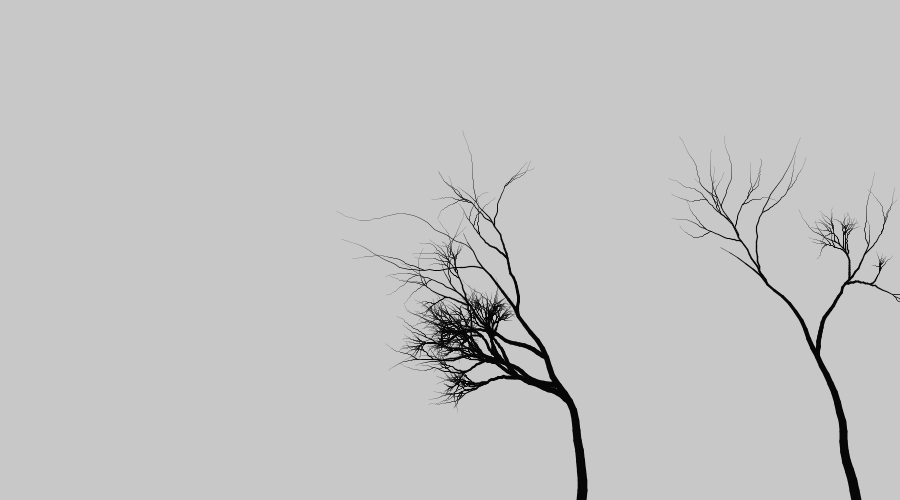
Frame 1 (no input)
Frame 60 (the mouse pressed at the canvas centre just before this capture): identical to frame 1, image omitted
Frame 120 (the mouse held since frame 60 and released just before this capture): identical to frame 1, image omitted

The Processing sketch that drew this single still picture (run headless with seeded random() and noise(); from frame 60 on, the mouse is pressed at the canvas centre):

// Processing sketch: trees01
// ── trees01.pde
int width = 900;
int height = 500;

boolean addSnow = false;
boolean addBlur = false;
float maxSnowTheta = HALF_PI*4/5;
 
int nTrees = 2;
tree[] trees;
color backgroundCol = color(200);
//color treeColor = color(0,255,0);
 
//initial tree properties.
float branchWidthInit;
float totalBranchLengthInit;
int nBranchDivisionsInit;
float percentBranchlessInit;
float branchSizeFractionInit;
float dThetaGrowMaxInit;
float dThetaSplitMaxInit; 
float oddsOfBranchingInit;
 
 
void setup(){
  smooth();
  size(900, 500);
  background(backgroundCol);
  noFill();
  initializeTreeValues();
  newTrees();
}
 
void draw(){}
 
void initializeTreeValues(){
  branchWidthInit = 10;
  totalBranchLengthInit = 300;
  nBranchDivisionsInit = 30;
  percentBranchlessInit = .3;
  branchSizeFractionInit = .5;
  dThetaGrowMaxInit = PI/15;
  dThetaSplitMaxInit = PI/6; 
  oddsOfBranchingInit = .3;
}
 
void newTrees(){
/* tree(x, y, theta, branchWidth0,
       totalBranchLength, nBranchDivisions, 
       percentBranchless, branchSizeFraction, 
       dThetaGrowMax, dThetaSplitMax,
       oddsOfBranching, color)
*/
 
//  background(backgroundCol);
//  noFill();
  trees = new tree[nTrees];
  for(int i=0; i<nTrees; i++)
    trees[i] = new tree(random(width), height, -HALF_PI, branchWidthInit,
                   totalBranchLengthInit, nBranchDivisionsInit, 
                   percentBranchlessInit, branchSizeFractionInit, 
                   dThetaGrowMaxInit, dThetaSplitMaxInit,
                   oddsOfBranchingInit, color(random(0,30)));
                   
  for(int i=0; i<nTrees; i++)
    trees[i].draw();
    
  if(addBlur)
    filter(BLUR,1);
}
 
 
 
void blankScreen(){
  fill(backgroundCol);
  noStroke();
  rect(0,0,width,height);
}
 
void fadeScreen(){
  fill(backgroundCol,50);
  noStroke();
  rect(0,0,width,height);
}
 
 
int randomSign(){ //returns +1 or -1
  float num = random(-1,1);
  if(num==0)
    return -1;
  else
    return (int)(num/abs(num));
}

// ── Tree.pde
class tree{
  float x1,y1,x2,y2; //position
  float theta;
  float branchWidth;
  float branchWidth0;
  float totalBranchLength;//length this branch can be.
  int nBranchDivisions; //the length of each line segment
  float percentBranchless; //it grows  at least this amount before branching more
  float branchSizeFraction;  //the branches are this much of the size at the split
  float dThetaGrowMax;
  float dThetaSplitMax;
  float oddsOfBranching; //the odds of branching at a given location.
  color myColor;
 
//constructor
  tree(float xI, float yI, float thetaI, float branchWidth0I,
  float totalBranchLengthI, int nBranchDivisionsI, 
  float percentBranchlessI, float branchSizeFractionI, 
  float dThetaGrowMaxI, float dThetaSplitMaxI,
  float oddsOfBranchingI, color colorI){
    x1 = xI;
    y1 = yI;
    x2 = xI;
    y2 = yI;
    theta = thetaI;
    branchWidth0 = branchWidth0I;
    branchWidth = branchWidth0;
    totalBranchLength =totalBranchLengthI;
    nBranchDivisions =nBranchDivisionsI;
    percentBranchless = percentBranchlessI;
    branchSizeFraction = branchSizeFractionI;
    dThetaGrowMax = dThetaGrowMaxI;
    dThetaSplitMax = dThetaSplitMaxI;
    oddsOfBranching = oddsOfBranchingI;
    myColor = colorI;
  }
 
//this does the drawing/growing!
  float lengthSoFar = 0;
  float nextSectionLength;
  void draw(){
    if(branchWidth<.5)//stop growing if it's too thin to render
      lengthSoFar = totalBranchLength;
    while(lengthSoFar<totalBranchLength){
      branchWidth = branchWidth0*(1-lengthSoFar/totalBranchLength);
      //do I need to split?
      if(lengthSoFar/totalBranchLength > percentBranchless){//if i can branch
        if(random(0,1)<oddsOfBranching){//and i randomly choose to
          stroke(myColor);
          //make a new branch there!
            (new tree(x1, y1, theta+randomSign()*dThetaSplitMax, branchWidth,
                      totalBranchLength*branchSizeFraction, nBranchDivisions, 
                      percentBranchless, branchSizeFraction, 
                      dThetaGrowMax, dThetaSplitMax,
                      oddsOfBranching, myColor)).draw();
        }
      }
 
      //change directions, grow forward 
      nextSectionLength = totalBranchLength/nBranchDivisions;
      lengthSoFar+=nextSectionLength;
      theta += randomSign()*random(0,dThetaGrowMax);
      x2 = x1+nextSectionLength*cos(theta);
      y2 = y1+nextSectionLength*sin(theta);
      //scale thickness by the distance it's traveled.
      strokeWeight(abs(branchWidth));
      stroke(myColor);
      line(x1,y1,x2,y2);
      if(addSnow){
        //initially, just a line on the upper half
        stroke(255);
 
        float dx =0;
        float dy =0;
        float overlapScaling = 1.2;
        if(theta <-PI/2){
          if(abs(PI+theta)<maxSnowTheta){
//            stroke(255,0,0);
            float snowThickness = constrain(abs(branchWidth)/2*(1-abs(theta+PI)/HALF_PI),0,abs(branchWidth)/2);
            if(snowThickness>0){
              strokeWeight(snowThickness);
              dx = (abs(branchWidth)-snowThickness)/2*cos(theta+PI/2)*overlapScaling;
              dy = (abs(branchWidth)-snowThickness)/2*sin(theta+PI/2)*overlapScaling;
              line(x1+dx-abs(branchWidth)*cos(theta)/4,y1+dy-abs(branchWidth)*sin(theta)/4,
                              x2+dx,y2+dy);
            }
          }
        }
        if(theta >-PI/2){
          if(abs(theta)<maxSnowTheta){
//            stroke(0,255,0);
            float snowThickness = constrain(abs(branchWidth)/2*(1-abs(theta)/HALF_PI),0,abs(branchWidth)/2);
            if(snowThickness>0){
              strokeWeight(snowThickness);
              dx = (abs(branchWidth)-snowThickness)/2*cos(theta-PI/2)*overlapScaling;
              dy = (abs(branchWidth)-snowThickness)/2*sin(theta-PI/2)*overlapScaling;
              line(x1+dx-abs(branchWidth)*cos(theta)/4,y1+dy-abs(branchWidth)*sin(theta)/4,
                              x2+dx,y2+dy);
            }
          }
        }
      }
      x1 = x2;
      y1 = y2;
    }
  }
}

// ── userinterface.pde
void mouseClicked(){
  fadeScreen();
  newTrees();
  for(int i=0; i<nTrees; i++)
    trees[i].draw();
}
 
void keyTyped(){
  if(key=='=' || key=='+'){
    nTrees++;
    newTrees();
  }
  if(key=='-' || key=='_'){
    if(nTrees>1)
    {
      nTrees--;
      newTrees();
    }
  }
  if(key=='s'){
    addSnow = !addSnow;
  }
  if(key==' '){
    blankScreen();
  }
 
  if(key=='b'){
    addBlur = !addBlur;
  }
  
  if(key=='1')
    initializeTreeValues();
  if(key=='2'){
    branchWidthInit = 10;
    totalBranchLengthInit = 300;
    nBranchDivisionsInit = 30;
    percentBranchlessInit = .3;
    branchSizeFractionInit = .5;
    dThetaGrowMaxInit = PI/15;
    dThetaSplitMaxInit = PI/6; 
    oddsOfBranchingInit = .1;
  }
  
  
}
